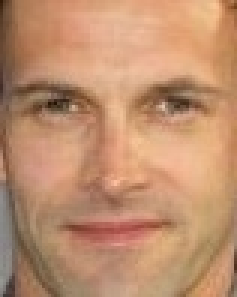
#> input picture Dataset_Kaggle/test_images/064943.jpg.jpg, 79 x 99 px (shown 3 times larger)
$ jupyter execute --allow-errors Method1.ipynb
#> lines starting #> are read from the running program, lines starting #| are printed output that depends on the picture
# Image Process and Feature Matching

Dataset in use: https://www.kaggle.com/datasets/cashutosh/gender-classification-dataset/data

[cell 1]
import os
import cv2
import glob
import random
import pickle
import logging
import numpy as np
from tqdm import tqdm
from sklearn import metrics
from skimage import feature
from sklearn.svm import SVC
import matplotlib.pyplot as plt
from sklearn.cluster import KMeans

[cell 2]
import warnings
warnings.filterwarnings("ignore")

[cell 3]
def metric_report(actual, predicted):
    acc = metrics.accuracy_score(actual, predicted)
    precision = metrics.precision_score(actual, predicted)
    recall = metrics.recall_score(actual, predicted)
    f1 = metrics.f1_score(actual, predicted)
    return (acc, precision, recall, f1)

[cell 4]
ext='jpg'

[cell 5]
def image_reader(file_path, in_use, ext=ext):

    images = []

    files = os.listdir(file_path)
    random.shuffle(files)

    files = files[:int(len(files)*in_use)]

    for file in tqdm(files, desc = 'Reading Images'):
        if file.endswith(ext):
            img_path = os.path.join(file_path, file)
            img = cv2.imread(img_path, 0)
            images.append(img)

    return images

[cell 6]
'''

male_dir = './dataset/Training/male'
female_dir = './dataset/Training/female'

male_test_dir = './dataset/Validation/male'
female_test_dir = './dataset/Validation/female'

'''

[cell 7]
'''

train_male_images = image_reader(male_dir, 0.25)
train_female_images = image_reader(female_dir, 0.25)

'''

[cell 8]
'''

test_male_images = image_reader(male_test_dir, 0.1)
test_female_images = image_reader(female_test_dir, 0.1)

'''

## Local Binary Patterns

[cell 9]
class LocalBinaryPatterns:
    def __init__(self, numPoints, radius):
        self.numPoints = numPoints
        self.radius = radius

    def describe(self, image, eps=1e-7):
        lbp = feature.local_binary_pattern(image, self.numPoints, self.radius, method="uniform")
        (hist, _) = np.histogram(lbp.ravel(),
                                 bins=np.arange(0, self.numPoints + 3),
                                 range=(0, self.numPoints + 2))

        hist = hist.astype("float")
        hist /= (hist.sum() + eps)
        return hist

[cell 10]
def single_image_pipeline(img, desc, male_hist_path, female_hist_path):

    lbp_hist = desc.describe(img)
    lbp_hist = lbp_hist.astype(np.float32)

    male_lbp_hist = np.load(male_hist_path).astype(np.float32)
    female_lbp_hist = np.load(female_hist_path).astype(np.float32)

    male_distance = cv2.compareHist(lbp_hist, male_lbp_hist, cv2.HISTCMP_CORREL)
    female_distance = cv2.compareHist(lbp_hist, female_lbp_hist, cv2.HISTCMP_CORREL)
    # HISTCMP_INTERSECT, HISTCMP_CORREL, HISTCMP_BHATTACHARYYA, HISTCMP_HELLINGER, HISTCMP_CHISQR

    return 0 if male_distance >= female_distance else 1

[cell 11]
desc = LocalBinaryPatterns(20, 5)

[cell 12]
'''
Male-Female LBP histogramlari elde edilir ve kaydedilir.
'''

'''
male_histograms = [desc.describe(img) for img in tqdm(train_male_images, desc="Computing LBP histogram - Male")]
female_histograms = [desc.describe(img) for img in tqdm(train_female_images, desc="Computing LBP histogram - Female")]

np.save('male_lbp_histograms.npy', male_histograms)
np.save('female_lbp_histograms.npy', female_histograms)

male_lbp_hist = np.mean(male_histograms, axis=0)
female_lbp_hist = np.mean(female_histograms, axis=0)

np.save('male_lbp_hist.npy', male_lbp_hist)
np.save('female_lbp_hist.npy', female_lbp_hist)
'''

[cell 13]
# predictions_male = []
# for img in test_male_images:
#     predictions_male.append(single_image_pipeline(img, desc, 'male_lbp_hist.npy', 'female_lbp_hist.npy'))

[cell 14]
# predictions_female = []
# for img in test_female_images:
#     predictions_female.append(single_image_pipeline(img, desc, 'male_lbp_hist.npy', 'female_lbp_hist.npy'))

[cell 15]
# actual = np.hstack( (np.zeros(len(predictions_male)), np.ones(len(predictions_female))))
# predicted = np.hstack( (predictions_male, predictions_female) )

[cell 16]
# metric_report(actual, predicted)

[cell 17]
# confusion_matrix = metrics.confusion_matrix(actual, predicted)

[cell 18]
# cm_display = metrics.ConfusionMatrixDisplay(confusion_matrix = confusion_matrix, display_labels = ['Male', 'Female'])
# cm_display.plot()
# plt.show()

[cell 19]
# Asagidaki img_path degiskenine istenen goruntulerin pathi verilir ve lbp ile gender detect edilir.

img_path = './test_images/064943.jpg.jpg'
img = cv2.imread(img_path, 0)
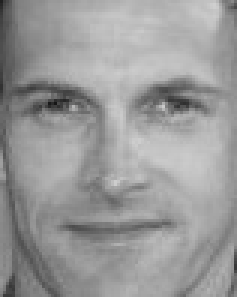
#> img: shape (99, 79) (shown 3 times larger); min 22, max 207, mean 153.5
actual = int(os.path.basename(img_path).startswith('1'))

#> (the rest of this cell did not finish here and is left out)

#> in describe, `lbp = feature.local_binary_pattern(image, self.numPoints, self.radius,..`:
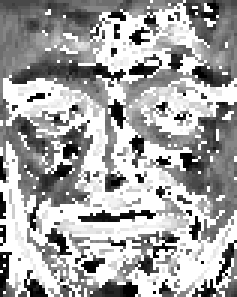
#> lbp: shape (99, 79) float64 (shown 3 times larger); min 0, max 21, mean 13.5; drawn with min black and max white
#> in describe, `(hist, _) = np.histogram(lbp.ravel(), bins=np.arange(0, self.numPoints..`: hist = 22 values, max 2989 at index 21, min 83 at index 16, mean 355.5
#> in describe, `hist /= (hist.sum() + eps)`: hist = 22 values, max 0.382 at index 21, min 0.0106 at index 16, mean 0.0455
#> in single_image_pipeline, `lbp_hist = desc.describe(img)`: lbp_hist has the same summary as hist in describe

if actual == pred:
    print('Gender Detected!')

## Histogram of Oriented Gradients (HoG)

[cell 20]
hog = cv2.HOGDescriptor()

[cell 21]
def hog_pattern_extractor(hog: cv2.HOGDescriptor, images, ext=ext, r_shape=(64, 128)):
    data = []

    for img in tqdm(images):
        img_resized = cv2.resize(img, r_shape)

        hist = hog.compute(img_resized)
        hist = hist.flatten()

        data.append(hist)

    return data

[cell 22]
def single_image_pipeline_hog(img, hog, male_hist_path, female_hist_path, r_shape=(64, 128)):

#> called with male_hist_path = 'male_hog_hist.npy', female_hist_path = 'female_hog_hist.npy', r_shape = (64, 128)
    img_resized = cv2.resize(img, r_shape)
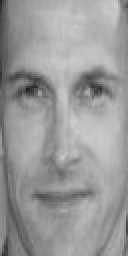
#> img_resized: shape (128, 64) (shown 2 times larger); min 33, max 205, mean 153.4
    hist = hog.compute(img_resized)
#> hist = 3780 values, max 0.457 at index 2974, min 0 at index 48, mean 0.129
    hist = hist.astype(np.float32)

    male_hog_hist = np.load(male_hist_path).astype(np.float32)
    female_hog_hist = np.load(female_hist_path).astype(np.float32)

    male_distance = cv2.compareHist(hist, male_hog_hist, cv2.HISTCMP_INTERSECT)
    female_distance = cv2.compareHist(hist, female_hog_hist, cv2.HISTCMP_INTERSECT)
    # HISTCMP_INTERSECT, HISTCMP_CORREL, HISTCMP_BHATTACHARYYA, HISTCMP_HELLINGER, HISTCMP_CHISQR

    return 0 if male_distance >= female_distance else 1

$ run again, with Dataset_Kaggle/test_images/063580.jpg.jpg copied over Dataset_Kaggle/test_images/064943.jpg.jpg
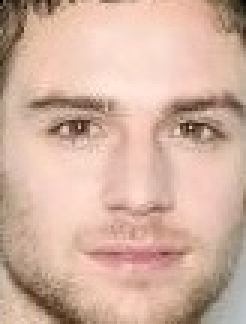
#> input picture Dataset_Kaggle/test_images/063580.jpg.jpg, 82 x 108 px (shown 3 times larger)
#> in describe, `lbp = feature.local_binary_pattern(image, self.numPoints, self.radius,..`:
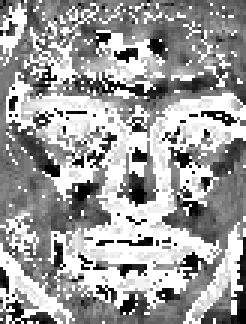
#> lbp: shape (108, 82) float64 (shown 3 times larger); min 0, max 21, mean 13; drawn with min black and max white
#> in describe, `(hist, _) = np.histogram(lbp.ravel(), bins=np.arange(0, self.numPoints..`: hist = 22 values, max 2953 at index 21, min 79 at index 14, mean 402.5
#> in describe, `hist /= (hist.sum() + eps)`: hist = 22 values, max 0.333 at index 21, min 0.00892 at index 14, mean 0.0455
#> lbp_hist has the same summary as hist in describe
#> in single_image_pipeline_hog, `img_resized = cv2.resize(img, r_shape)`:
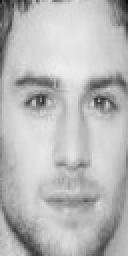
#> img_resized: shape (128, 64) (shown 2 times larger); min 9, max 237, mean 185.4
#> in single_image_pipeline_hog, `hist = hog.compute(img_resized)`: hist = 3780 values, max 0.552 at index 2250, min 0 at index 291, mean 0.127

$ run again, with Dataset_Kaggle/test_images/063910.jpg.jpg copied over Dataset_Kaggle/test_images/064943.jpg.jpg
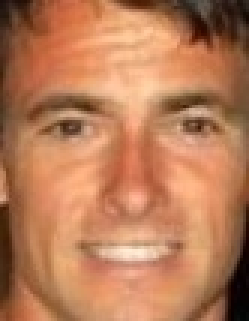
#> input picture Dataset_Kaggle/test_images/063910.jpg.jpg, 83 x 107 px (shown 3 times larger)
#> in describe, `lbp = feature.local_binary_pattern(image, self.numPoints, self.radius,..`:
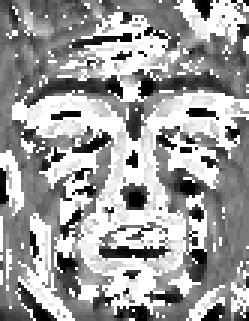
#> lbp: shape (107, 83) float64 (shown 3 times larger); min 0, max 21, mean 13; drawn with min black and max white
#> in describe, `(hist, _) = np.histogram(lbp.ravel(), bins=np.arange(0, self.numPoints..`: hist = 22 values, max 2879 at index 21, min 64 at index 15, mean 403.7
#> in describe, `hist /= (hist.sum() + eps)`: hist = 22 values, max 0.324 at index 21, min 0.00721 at index 15, mean 0.0455
#> lbp_hist has the same summary as hist in describe
#> in single_image_pipeline_hog, `img_resized = cv2.resize(img, r_shape)`:
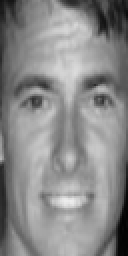
#> img_resized: shape (128, 64) (shown 2 times larger); min 2, max 237, mean 137.1
#> in single_image_pipeline_hog, `hist = hog.compute(img_resized)`: hist = 3780 values, max 0.434 at index 3654, min 0 at index 299, mean 0.126

$ run again, with Dataset_Kaggle/test_images/064281.jpg.jpg copied over Dataset_Kaggle/test_images/064943.jpg.jpg
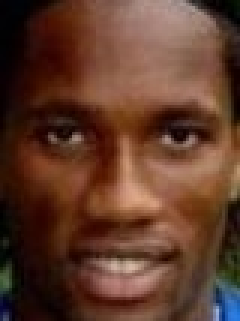
#> input picture Dataset_Kaggle/test_images/064281.jpg.jpg, 80 x 107 px (shown 3 times larger)
#> in describe, `lbp = feature.local_binary_pattern(image, self.numPoints, self.radius,..`:
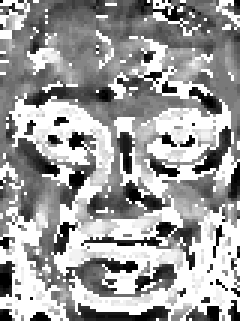
#> lbp: shape (107, 80) float64 (shown 3 times larger); min 0, max 21, mean 13; drawn with min black and max white
#> in describe, `(hist, _) = np.histogram(lbp.ravel(), bins=np.arange(0, self.numPoints..`: hist = 22 values, max 2768 at index 21, min 113 at index 17, mean 389.1
#> in describe, `hist /= (hist.sum() + eps)`: hist = 22 values, max 0.323 at index 21, min 0.0132 at index 17, mean 0.0455
#> lbp_hist has the same summary as hist in describe
#> in single_image_pipeline_hog, `img_resized = cv2.resize(img, r_shape)`:
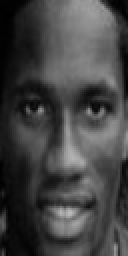
#> img_resized: shape (128, 64) (shown 2 times larger); min 0, max 187, mean 67.6
#> in single_image_pipeline_hog, `hist = hog.compute(img_resized)`: hist = 3780 values, max 0.437 at index 3330, min 0 at index 545, mean 0.129
